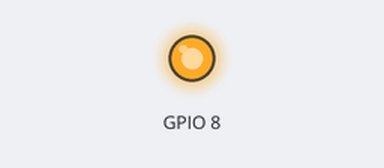
The program below on a simulated ESP32. Parts: output pins drawn as LEDs (lit = HIGH).

Above: at 1.0 s.
At 3.0 s:
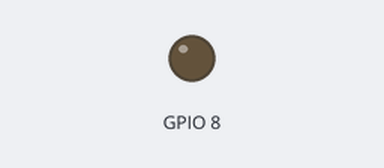
Timing chart, 0 to 5.2 s (numbered marks = the images above):
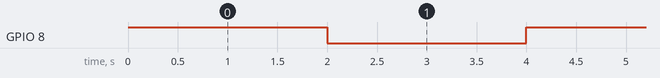

The program:

main.cpp
```cpp
// (licence header left out)
#include <Arduino.h>


void setup() {
  // initialize digital pin LED_BUILTIN as an output.
  pinMode(8, OUTPUT);
 // pinMode(14, OUTPUT);
  //pinMode(15, OUTPUT);
//  pinMode(9,OUTPUT);
}

// the loop function runs over and over again forever
void loop() {
  digitalWrite(8, HIGH);   // turn the LED on (HIGH is the voltage leve
delay(2000);
  digitalWrite(8, LOW);   // turn the LED on (HIGH is the voltage leve

delay(2000);

}
```

Measured:
- by itself, GPIO 8: alternates HIGH for 2.0 s and LOW for 2.0 s
